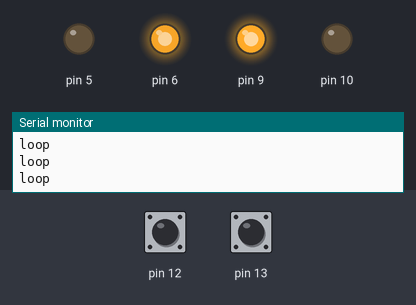
Recording of a sketch running on a simulated Arduino Uno, built with avr-gcc and run on an emulated ATmega328P. Shown: output pins drawn as LEDs (lit = HIGH), the last lines printed to the serial monitor. Dashed ring = blinking. The test bench sets the inputs (shaded band); at power-on: pin 12 HIGH, pin 13 HIGH.

Above: at 1.2 s.
1.3 s: pin 12 pulled LOW for 0.15 s
At 1.5 s:
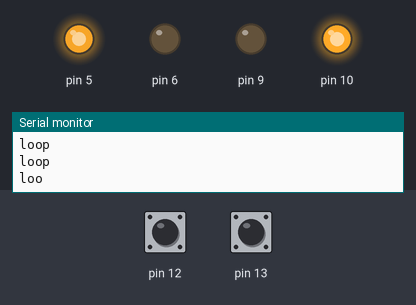
3.6 s: pin 13 pulled LOW for 0.15 s
At 4.2 s:
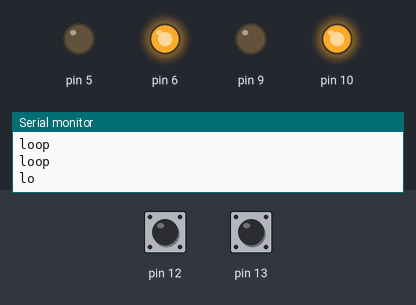
5.9 s: pin 12 pulled LOW for 1 s
At 6.5 s:
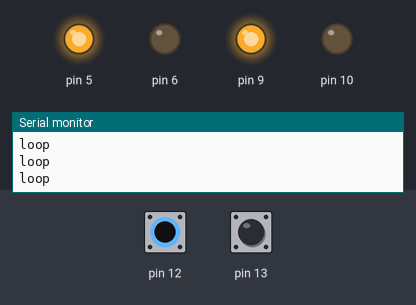
8.4 s: pin 13 pulled LOW for 1 s
At 10.5 s:
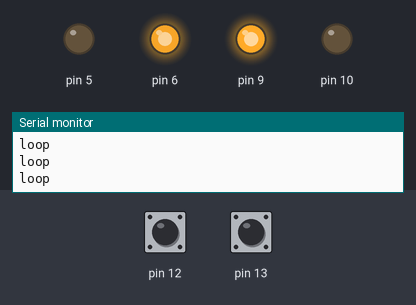
10.9 s: pin 12 pulsed LOW 5 times (0.12 s each, 0.3 s apart)
At 13.1 s:
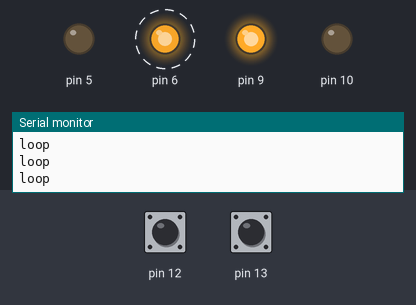
Timing chart, 0 to 14.6 s (numbered marks = the images above; inputs shaded):
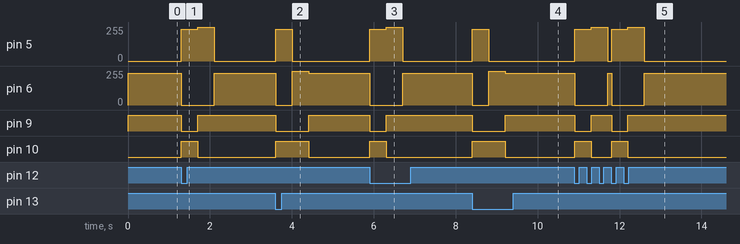

Measured:
- after the input at 1.3 s, pin 5: 0/255 → 237/255 at once, → 255/255 0.40 s later, → 0/255 0.40 s later; pin 6: 237/255 → 0/255 at once, → 237/255 0.80 s later; pin 9: HIGH → LOW at once, → HIGH 0.40 s later; pin 10: LOW → HIGH at once, → LOW 0.40 s later
- after the input at 3.6 s, pin 5: 0/255 → 237/255 at once, → 0/255 0.40 s later; pin 6: 237/255 → 0/255 at once, → 255/255 0.40 s later, → 237/255 0.40 s later; pin 9: HIGH → LOW at once, → HIGH 0.80 s later; pin 10: LOW → HIGH at once, → LOW 0.80 s later
- after the input at 5.9 s, pin 5: 0/255 → 237/255 at once, → 255/255 0.40 s later, → 0/255 0.40 s later; pin 6: 237/255 → 0/255 at once, → 237/255 0.80 s later; pin 9: HIGH → LOW at once, → HIGH 0.40 s later; pin 10: LOW → HIGH at once, → LOW 0.40 s later
- after the input at 8.4 s, pin 5: 0/255 → 237/255 at once, → 0/255 0.40 s later; pin 6: 237/255 → 0/255 at once, → 255/255 0.40 s later, → 237/255 0.40 s later; pin 9: HIGH → LOW at once, → HIGH 0.80 s later; pin 10: LOW → HIGH at once, → LOW 0.80 s later
- after the input at 10.9 s, pin 5: 0/255 → 237/255 at once, → 255/255 0.40 s later, → 0/255 0.40 s later, → 237/255 0.10 s later, … (6 changes in this stretch); pin 6: alternates 237/255 for 0.10 s and 0/255 for 0.80 s, 4 changes in all, then stays 237/255, starting at once

The sketch:

MazeDemo-WhiskerLeftHug.ino
```cpp
/*
  Smart Car Permanent Header
  Left
  By: Sasha Dauz, Robert J. Guziec, Jacob JM Horstman
  Written: May 8th, 2025
  Edited: --
  I/O Pins
  A0: Left Sensor            [ADMUX 00]
  A1: Center Sensor          [ADMUX 01]
  A2: Right Sensor           [ADMUX 02]
  A3:
  A4: Right Encoder          [PCI PORTC 0x10]
  A5: Left Encoder           [PCI PORTC 0x20]
  D0:
  D1:
  D2:
  D3:
  D4: Left Motor Control     [x]          [Pin 1 H-Bridge]
  D5: Left Motor Reverse     [TCNT0 OC0B] [Pin 7 H-Bridge]
  D6: Left Motor Forward     [TCNT0 OC0A] [Pin 2 H-Bridge]
  D7: Right Motor Control    [x]          [Pin 9 H-Bridge]
  D8:
  D9:  Right Motor Forward   [TCNT1 OC1A] [Pin 15 H-Bridge]
  D10: Right Motor Reverse    [TCNT1 OC1B] [Pin 10 H-Bridge]
  D11:
  D12: Right Whisker         [PCI PORTB 0x10]
  D13: Left Whisker          [PCI PORTB 0x20]

  Ideas:
  - ultrasonic sensor hug the left wall
  - whiskers hug the left wall
  - whiskers detection

  NOTE: *AIM JEREMY TO HIT LEFT WALL*
*/

volatile unsigned char whiskerLeft = 1;
volatile unsigned char whiskerRight = 1;
const unsigned char DELAY = 50; // sick of writing 50

void setup() {
  Serial.begin(9600);
  cli();

  // PWM Setup
  TCCR0A = 0xA1;
  TCCR0B = 0x01;
  TCCR1A = 0xA1;
  TCCR1B = 0x01;

  // Pin direction setup
  DDRD = 0x60;   // D5, D6: motor control
  DDRB = 0x06;   // D9, D10: motor control

  // Configure pin change interrupts for whiskers
  PCICR = 0x01;  // Enable PORT B
  PCMSK0 = 0x30; // PORT B, D12 and D13

  // Pull-ups for whiskers
  PORTB |= 0x30; // D12, D13

  sei();
}

// ***** MOTOR CONTROL *****
// Format for motors:
// OCR0A = L motor forward   OCR0B = L motor reverse
// OCR1A = R motor forward   OCR1B = R motor reverse

// Correct, tested
void moveForward() {
  OCR0A = 237; OCR0B = 0;
  OCR1A = 255; OCR1B = 0;
  //  Serial.println("moveForward");
}

// Correct, not tested
void moveBackward() {
  OCR0A = 0; OCR0B = 237;
  OCR1A = 0; OCR1B = 255;
  //  Serial.println("moveBackward");
}

// Correct, not tested
void turnLeft() {
  OCR0A = 0;   OCR0B = 255;
  OCR1A = 255; OCR1B = 0;
  //  Serial.println("turnLeft");
}

// Correct, not tested
void turnRight() {
  OCR0A = 255; OCR0B = 0;
  OCR1A = 0; OCR1B = 255;
  //  Serial.println("turnRight");
}

// ***** MAIN LOOP: Hug the Left Wall Logic *****

// If whisker left detects wall:
// 1. Back up
// 2. Turn slightly right
// 3. Go forward

void loop() {
  moveForward();
  Serial.println("loop");
}

// Consider moving function logic into logic here to avoid spaghetti code
ISR(PCINT0_vect) {
  Serial.println("ISR");
  // Read whiskers
  whiskerLeft  = (PINB & 0x20) >> 5;  // D13
  whiskerRight = (PINB & 0x10) >> 4;  // D12

  // Adjust time to move as needed
  if (!whiskerLeft) {
    // Back up a bit
    for(unsigned char i = 0; i < 8; i++){
      moveBackward();
      _delay_ms(50);
    }
    // Turn right slightly
    for(unsigned char i = 0; i < 8; i++){
      turnRight();
      _delay_ms(50);
    }
  }
  else if (!whiskerRight) {
    // Turn left if Jer hits a wall on the right
    for(unsigned char i = 0; i < 8; i++){
      moveBackward();
      _delay_ms(50);
    }
        // Turn left slightly
    for(unsigned char i = 0; i < 8; i++){
      turnLeft();
      _delay_ms(50);
    }
  }
}
```
